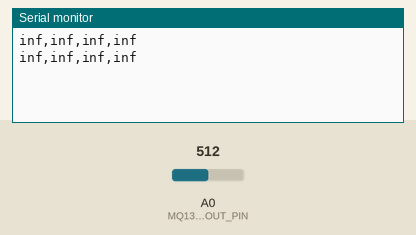
Simulated run of this sketch. Board: Arduino Uno, built with avr-gcc and run on an emulated ATmega328P. Shown: the last lines printed to the serial monitor. The test bench sets the inputs (shaded band); at power-on: A0 (MQ135_AOUT_PIN) = 512. No radio packets arrive unless stated.

Above: at 2.8 s.
2.9 s: A0 (MQ135_AOUT_PIN) set to 354
At 4.5 s:
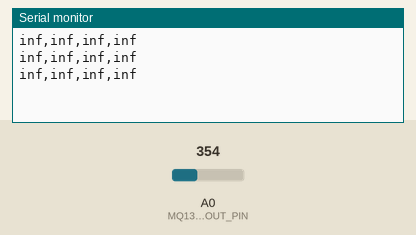
5.6 s: A0 (MQ135_AOUT_PIN) set to 326
At 7.4 s:
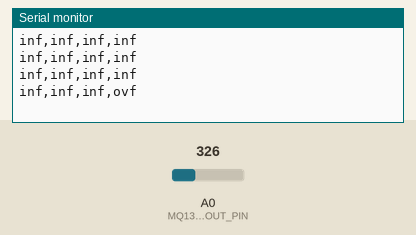
9.5 s: A0 (MQ135_AOUT_PIN) set to 277
At 10.7 s:
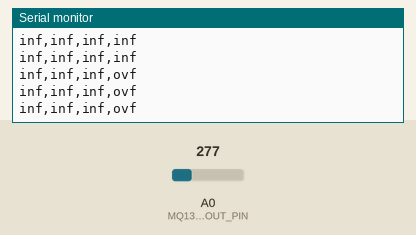
12.2 s: A0 (MQ135_AOUT_PIN) set to 255
At 15.2 s:
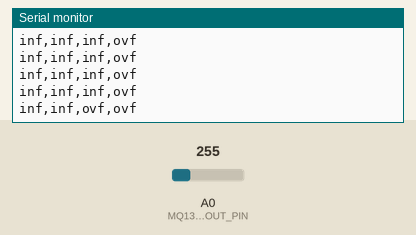
17.5 s: A0 (MQ135_AOUT_PIN) set to 122
At 18.4 s:
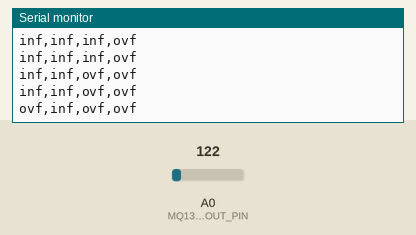
21.5 s: A0 (MQ135_AOUT_PIN) set to 98
At 22.9 s:
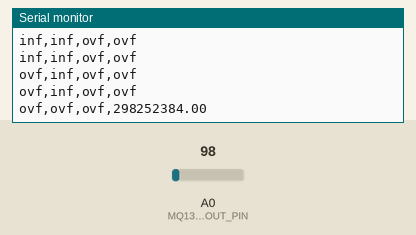

The sketch:

segrigated_transmitter1.ino
```cpp
#include <SPI.h>
#include <Wire.h>
#include <nRF24L01.h>
#include <RF24.h>
const int MQ135_AOUT_PIN = A0;  // Analog output pin
const float ZERO_POINT_VOLTAGE = 1.4;    // Replace with your calibrated zero point voltage
const float VOLTAGE_DIVIDER_RATIO = 10.0;
RF24 radio(10, 9);
const uint64_t pipe1 = 0xF0F0F0F0AA;

struct sensor
{
  float w;
  float x;
  float y;
  float z;
  byte Num;
};

sensor trans;
void setup() {
  // Initialize Serial communication
  Serial.begin(9600);
  Wire.begin();
  radio.begin();
  radio.openWritingPipe(pipe1);
  radio.setPALevel(RF24_PA_LOW  );
  radio.setDataRate(RF24_250KBPS);
  radio.stopListening();
  trans.Num = 1;
}


void loop() {
  int sensorValue = analogRead(MQ135_AOUT_PIN);
  float voltage = sensorValue * (5.0 / 1023.0);
  // Print the analog value to Serial monitor
  // Serial.print("Analog Value: ");
  // Serial.println(sensorValue);
  // Serial.print("Voltage Value: ");
  // Serial.println(voltage);
  voltage = voltage * VOLTAGE_DIVIDER_RATIO;
  // Calculate the gas concentrations using logarithmic approximations
  float coConcentration = pow(10, ((voltage - ZERO_POINT_VOLTAGE) / 0.2));
  float airQuality = pow(10, ((voltage - ZERO_POINT_VOLTAGE) / 0.1));
  float co2Concentration = pow(10, ((voltage - ZERO_POINT_VOLTAGE) / 0.3));
  float nh4Concentration = pow(10, ((voltage - ZERO_POINT_VOLTAGE) / 0.4));
  // Print the gas concentrations to Serial monitor
  // Serial.print("CO Concentration: ");
  Serial.print(coConcentration);
  Serial.print(",");
  // Serial.print("Air Quality: ");
  Serial.print(airQuality);
  Serial.print(",");
  // Serial.print("CO2 Concentration: ");
  Serial.print(co2Concentration);
  Serial.print(",");
  // Serial.print("NH4 Concentration: ");
  Serial.print(nh4Concentration);
  Serial.println("");
  // Wait for a brief period
  delay(2000);

  trans.w = coConcentration;
  trans.x= airQuality;
  trans.y = co2Concentration;
  trans.z = nh4Concentration;
  radio.write(&trans, sizeof(trans));


}
```

Measured:
- the behaviour switches between 344 and 343 on A0 (MQ135_AOUT_PIN) (found by bisection; images 1 and 2)
- the behaviour switches between 266 and 265 on A0 (MQ135_AOUT_PIN) (found by bisection; images 3 and 4)
- the behaviour switches between 108 and 107 on A0 (MQ135_AOUT_PIN) (found by bisection; images 5 and 6)
- after the input at 5.6 s, the serial monitor: prints a new line after 0.42 s (image 2)
- after the input at 12.2 s, the serial monitor: prints a new line after 1.8 s (image 4)
- after the input at 17.5 s, the serial monitor: prints a new line after 0.54 s (image 5)
- after the input at 21.5 s, the serial monitor: prints a new line after 0.54 s (image 6)
